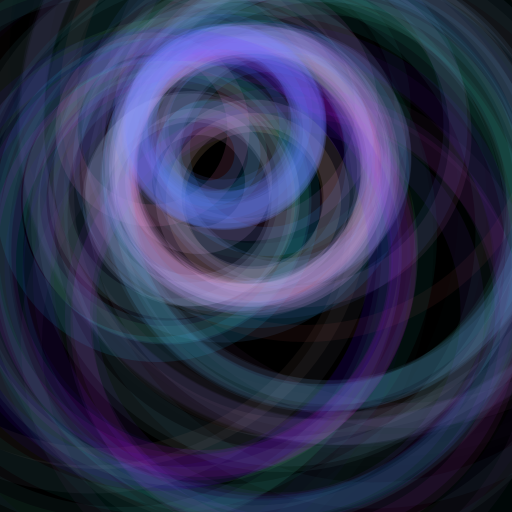
Frame 1 (no input)
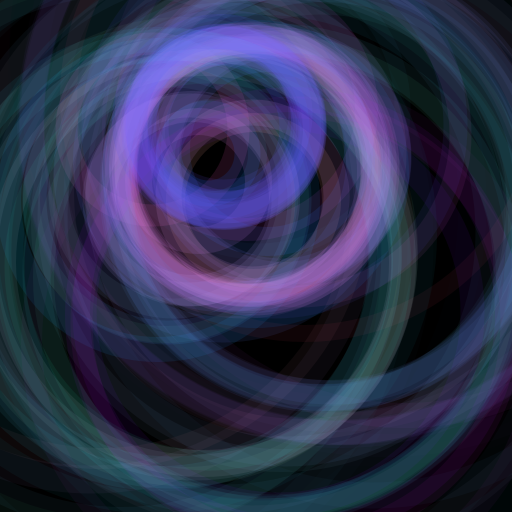
Frame 60 (the mouse pressed at the canvas centre just before this capture)
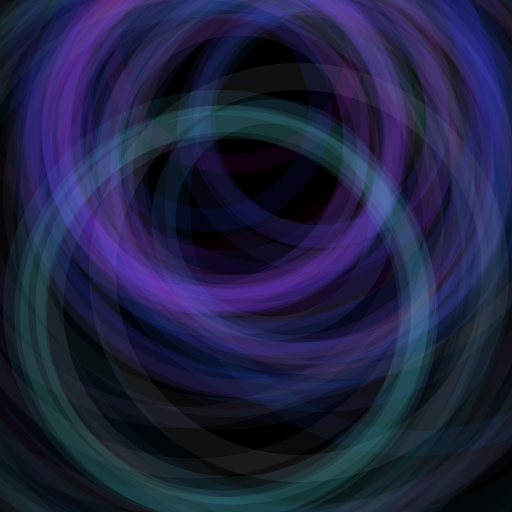
Frame 120 (the mouse held since frame 60 and released just before this capture)

The Processing sketch that drew these frames (run headless with seeded random() and noise(); from frame 60 on, the mouse is pressed at the canvas centre):

// Processing sketch: processing_145717
// ── processing_145717.pde

/* OpenProcessing Tweak of *@*http://www.openprocessing.org/sketch/65570*@* */
/* !do not delete the line above, required for linking your tweak if you upload again */
// original coded by Raven Kwok (Guo Ruiwen)

Node [] testNodes = new Node[10];

void setup() 
{
  size(512, 512);
  frameRate(30);
  smooth();
  for (int i=0;i<testNodes.length;i++) 
    testNodes[i] = new Node(i,random(100), random(100),width,height);
}

void draw() 
{
  background(0);
  for (int i=0;i<testNodes.length;i++) 
    testNodes[i].update();
  
  generateCircumcircle(testNodes);
}

void keyPressed()
{
  if (key == 's') save("CircumCircleDance.png");
}

void generateCircumcircle(Node[] nodes) 
{
  for (int i=0;i<nodes.length;i++) 
    for (int j=i+1;j<nodes.length;j++) 
      for (int k=j+1;k<nodes.length;k++) 
      {
        float circumcircleX = circumCircle(nodes[i].x,nodes[i].y,nodes[j].x,nodes[j].y,nodes[k].x,nodes[k].y).x;
        float circumcircleY = circumCircle(nodes[i].x,nodes[i].y,nodes[j].x,nodes[j].y,nodes[k].x,nodes[k].y).y;
        float diam = dist(nodes[i].x, nodes[i].y, circumcircleX, circumcircleY)*2;
        float alfa = (255-map(diam,0,255,100,200))/4;
        strokeWeight(11+i+j+k);
        noFill();
        stroke((circumcircleX*5) % 255, (circumcircleY-66*sin(0.01*frameCount))% 255 , 18*(i+j+k), alfa);
        ellipse(circumcircleX, circumcircleY, 2*diam, 2*diam);
      }
}

// get circle given by 3 points
PVector circumCircle(float x1,float y1,float x2,float y2,float x3,float y3)
{
  float slopeA = (y2-y1)/(x2-x1);
  float slopeB = (y3-y2)/(x3-x2);
  float circumcircleX = (slopeA*slopeB*(y1-y3)+slopeB*(x1+x2)-slopeA*(x2+x3))/(2*(slopeB-slopeA));
  float circumcircleY = (-1/slopeA)*(circumcircleX-(x1+x2)/2)+(y1+y2)/2;
  PVector circleCoords = new PVector(circumcircleX,circumcircleY);
  return circleCoords;
}

class Node
{
  int index;
  float x,y;
  float xSeedInitial,ySeedInitial;
  float xSeedOffset,ySeedOffset;
  float xSeed,ySeed;
  float xRange,yRange;
  Node(int index,float xSeedInitial,float ySeedInitial,float xRange,float yRange)
  {
    this.index = index;
    this.xSeedInitial = xSeedInitial;
    this.ySeedInitial = ySeedInitial;
    this.xRange = xRange;
    this.yRange = yRange;
  }
  void update()
  {
    xSeedOffset = lerp(xSeedOffset,float(mouseX)/500,0.1);
    ySeedOffset = lerp(ySeedOffset,float(mouseY)/500,0.1);
    xSeed = xSeedInitial+xSeedOffset;
    ySeed = ySeedInitial+ySeedOffset;
    x = noise(xSeed)*xRange;
    y = noise(ySeed)*yRange;
  }
}
